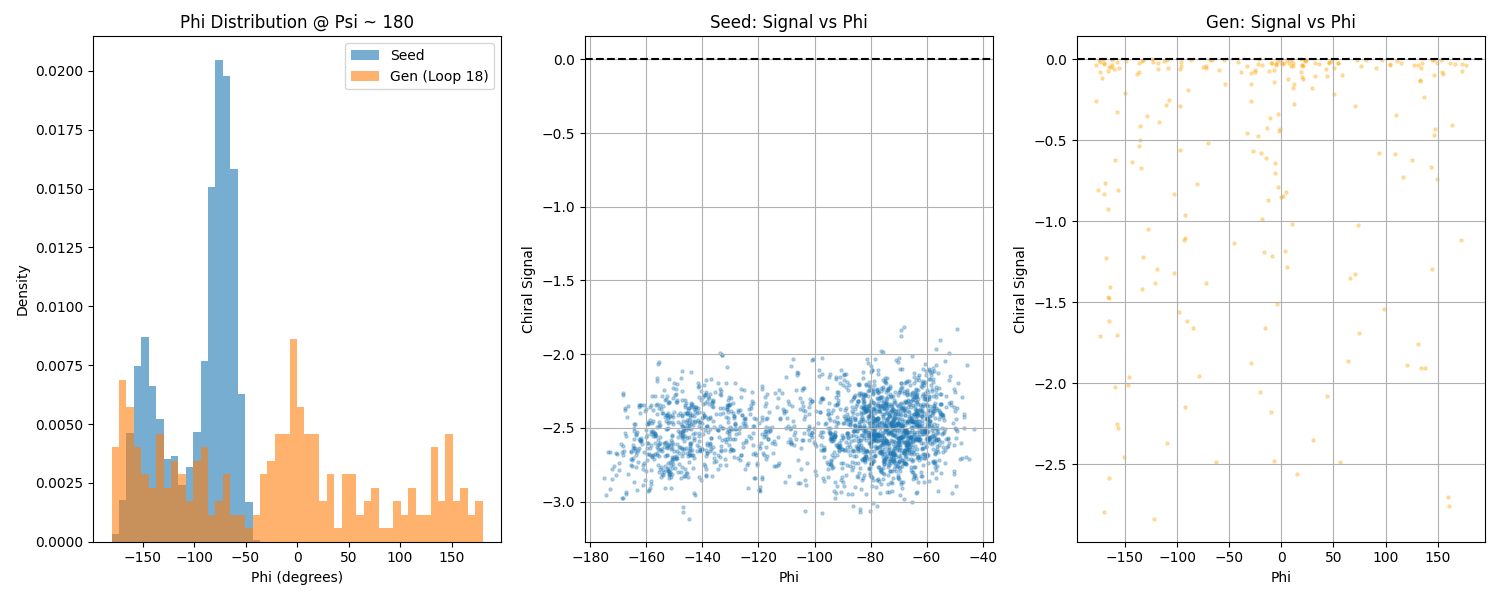

Generate this figure with Python:

import torch
import numpy as np
import matplotlib.pyplot as plt
from pathlib import Path
from metastategen.models.features import compute_chiral_volume_signal
from metastategen.utils.geometry import compute_dihedrals, rad2deg
from metastategen.utils.pdb import get_ala2_heavy_atom_indices

def compute_phi_psi(data, pdb_path):
    phi_idx, psi_idx = get_ala2_heavy_atom_indices(pdb_path)
    indices = torch.tensor([phi_idx, psi_idx], dtype=torch.long)
    rads = compute_dihedrals(data, indices)
    degs = rad2deg(rads)
    degs = (degs + 180.0) % 360.0 - 180.0
    return degs[:, 0], degs[:, 1]

def main():
    print("Investigating Phi Banding at Psi=180...")
    pdb_path = Path("data/raw/alanine-dipeptide-nowater.pdb")
    
    # 1. Load Data
    seed_path = Path("data/processed/ala2/split_12/al_seed.pt")
    gen_path = Path("runs/day11_al_23_hpc/iter_20/eval_samples.pt")
    
    seed = torch.load(seed_path)["positions"]
    # Gen might be dict or tensor
    gen_data = torch.load(gen_path)
    gen = gen_data["positions"] if isinstance(gen_data, dict) else gen_data
    
    # 2. Compute Angles
    phi_seed, psi_seed = compute_phi_psi(seed, pdb_path)
    phi_gen, psi_gen = compute_phi_psi(gen, pdb_path)
    
    # 3. Filter for Band (|Psi| > 150)
    mask_seed = torch.abs(psi_seed) > 150
    mask_gen = torch.abs(psi_gen) > 150
    
    phi_seed_band = phi_seed[mask_seed]
    phi_gen_band = phi_gen[mask_gen]
    
    print(f"Seed Points in band: {len(phi_seed_band)} / {len(seed)}")
    print(f"Gen Points in band:  {len(phi_gen_band)} / {len(gen)}")
    
    # 4. Compute Signals for these points
    # Need to be careful about scaling. Seed is raw (1.0). Gen might be raw or scaled?
    # Eval samples are usually raw.
    # We calculate signal assuming Raw.
    
    sig_seed = compute_chiral_volume_signal(seed, scale_factor=1.0).mean(dim=1)
    sig_gen = compute_chiral_volume_signal(gen, scale_factor=1.0).mean(dim=1)
    
    print(f"Seed Signal Stats: Mean={sig_seed.mean():.4f}, Std={sig_seed.std():.4f}, Min={sig_seed.min():.4f}, Max={sig_seed.max():.4f}")
    print(f"Gen  Signal Stats: Mean={sig_gen.mean():.4f}, Std={sig_gen.std():.4f}, Min={sig_gen.min():.4f}, Max={sig_gen.max():.4f}")

    sig_seed_band = sig_seed[mask_seed]
    sig_gen_band = sig_gen[mask_gen]
    
    # 5. Plot Comparison
    plt.figure(figsize=(15, 6))
    
    # Histogram of Phi in Band
    plt.subplot(1, 3, 1)
    plt.hist(phi_seed_band.numpy(), bins=50, density=True, alpha=0.6, label='Seed', range=(-180, 180))
    plt.hist(phi_gen_band.numpy(), bins=50, density=True, alpha=0.6, label='Gen (Loop 18)', range=(-180, 180))
    plt.xlabel("Phi (degrees)")
    plt.ylabel("Density")
    plt.title("Phi Distribution @ Psi ~ 180")
    plt.legend()
    
    # Scatter: Signal vs Phi (Seed)
    plt.subplot(1, 3, 2)
    plt.scatter(phi_seed_band.numpy(), sig_seed_band.numpy(), s=5, alpha=0.3)
    plt.xlabel("Phi")
    plt.ylabel("Chiral Signal")
    plt.title("Seed: Signal vs Phi")
    plt.axhline(0, color='k', linestyle='--')
    plt.grid(True)
    
    # Scatter: Signal vs Phi (Gen)
    plt.subplot(1, 3, 3)
    plt.scatter(phi_gen_band.numpy(), sig_gen_band.numpy(), s=5, alpha=0.3, color='orange')
    plt.xlabel("Phi")
    plt.ylabel("Chiral Signal")
    plt.title("Gen: Signal vs Phi")
    plt.axhline(0, color='k', linestyle='--')
    plt.grid(True)
    
    plt.tight_layout()
    plt.savefig("demo/investigate_banding.png")
    print("Saved plot to demo/investigate_banding.png")
    
    # 6. Analysis
    # Check if High Signal implies Specific Phi
    # In Seed, high signal (>0.05) likely correlates with Phi ~ -160 (L-Ala Beta)
    # If Gen has High Signal but Phi > 0, that's impossible physically for chiral volume.
    # Unless the chiral volume sign flip is failing?
    
    phi_gen_band_np = phi_gen_band.detach().cpu().numpy().flatten()
    sig_gen_band_np = sig_gen_band.detach().cpu().numpy().flatten()
    
    high_sig_mask = sig_gen_band_np > 0.04
    biased_phi = phi_gen_band_np[high_sig_mask]
    print("\n--- Statistics for Gen Band Points with High Signal (> 0.04) ---")
    print(f"Count: {len(biased_phi)}")
    print(f"Phi Mean: {biased_phi.mean():.2f}")
    print(f"Fraction with Phi > 0: {(biased_phi > 0).astype(float).mean():.2f}")
    
    if (biased_phi > 0).astype(float).mean() > 0.1:
        print("[CRITICAL] Found points with High Positive Signal but Positive Phi (D-Ala region?)")
        print("This suggests Chiral Volume metric might be symmetric/broken for this region?")
    else:
        print("[OK] High signal correctly implies L-Ala Phi (Negative).")
        print("The banding might be low-signal points that the model fails to filter?")

    # --- Added Seed Statistics ---
    print("\n--- Statistics for Seed Band Points ---")
    phi_seed_band_np = phi_seed_band.detach().cpu().numpy().flatten()
    sig_seed_band_np = sig_seed_band.detach().cpu().numpy().flatten()
    
    high_sig_seed = sig_seed_band_np > 0.04
    biased_phi_seed = phi_seed_band_np[high_sig_seed]
    print(f"Count > 0.04: {len(biased_phi_seed)} / {len(phi_seed_band_np)}")
    if len(biased_phi_seed) > 0:
        print(f"Phi Mean: {biased_phi_seed.mean():.2f}")
        print(f"Fraction with Phi > 0: {(biased_phi_seed > 0).astype(float).mean():.2f}")
    
    # Check if there are ANY positive phi points in seed with high signal
    pos_phi_high_sig = (biased_phi_seed > 0).sum()
    print(f"Total Seed points with Phi > 0 and Signal > 0.04: {pos_phi_high_sig}")

if __name__ == "__main__":
    main()
